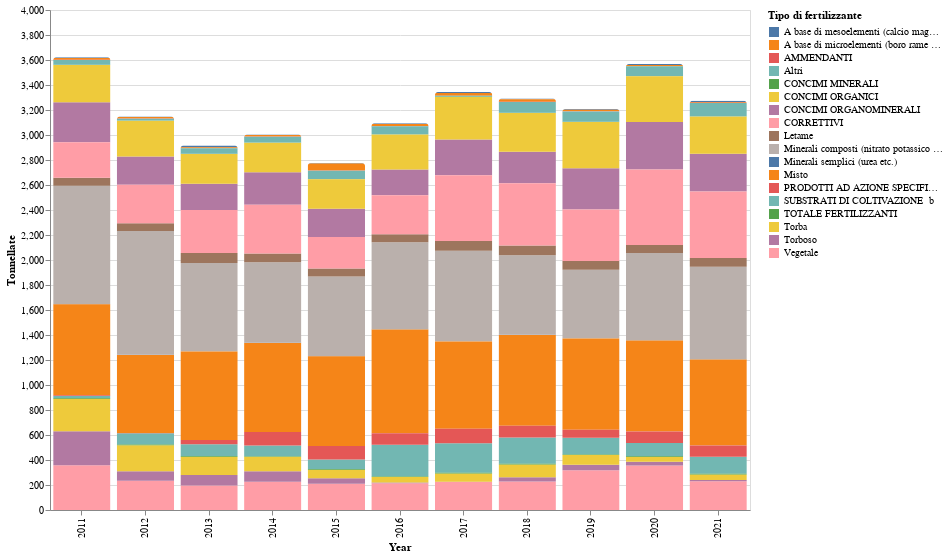

The notebook cell this image was saved under:
### Code cell
chart = alt.Chart(fertilizzanti, width=700, height=500).mark_bar(
    cornerRadiusTopLeft=3,
    cornerRadiusTopRight=3
).encode(
    x='Year:O',
    y='Tonnellate:Q', 
    color='Tipo di fertilizzante:N'
)

display(chart)

### Figure 1 — Vega-Lite specification as saved in the notebook (floating-point values rounded to 4 significant figures; data arrays with more than 128 entries replaced by an {"elided": "..."} marker saying what was removed)
{"config": {"view": {"continuousWidth": 300, "continuousHeight": 300}}, "data": {"name": "data-6104bf95b4ff08e0c11d958536b52a42"}, "mark": {"type": "bar", "cornerRadiusTopLeft": 3, "cornerRadiusTopRight": 3}, "encoding": {"color": {"field": "Tipo di fertilizzante", "type": "nominal"}, "x": {"field": "Year", "type": "ordinal"}, "y": {"field": "Tonnellate", "type": "quantitative"}}, "height": 500, "width": 700, "$schema": "https://vega.github.io/schema/vega-lite/v5.8.0.json", "datasets": {"data-6104bf95b4ff08e0c11d958536b52a42": {"elided": "198 records"}}}
